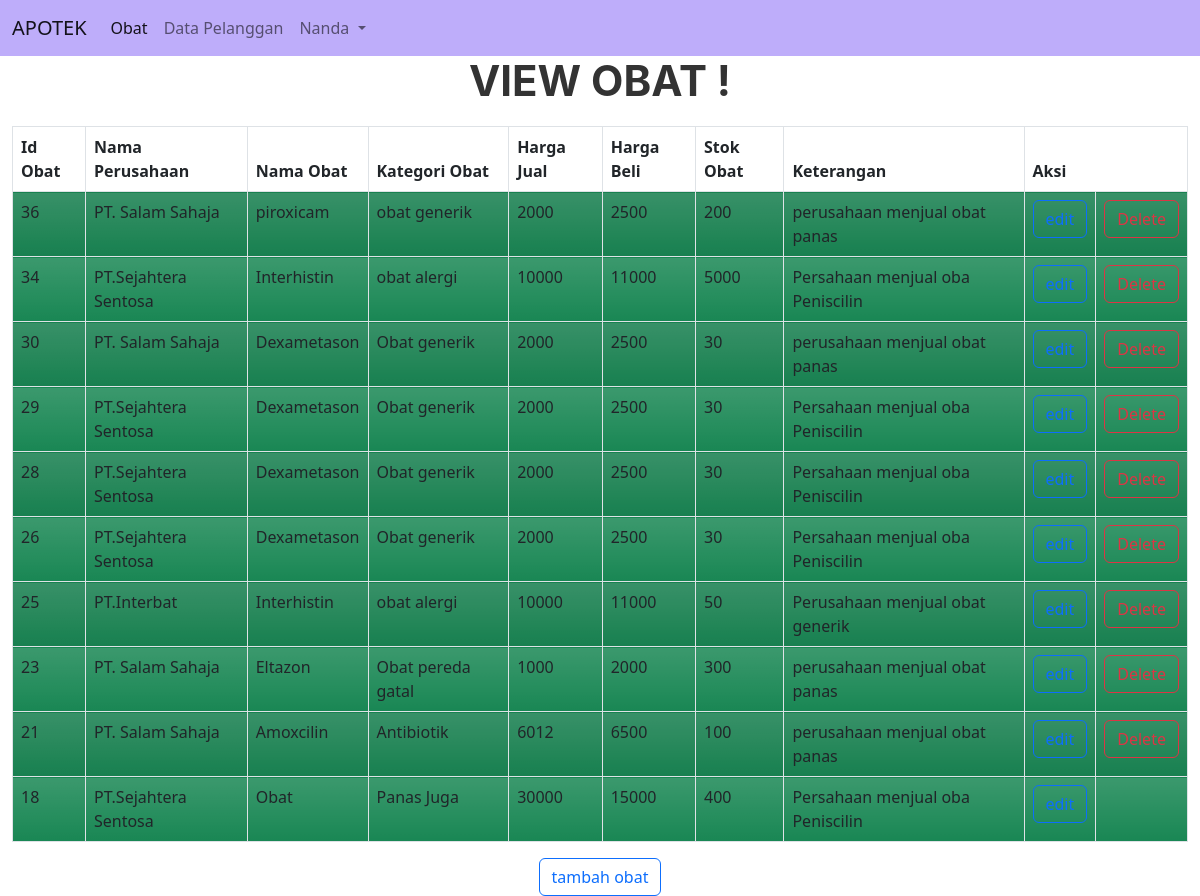
Page /Apotek2_Template/view/dashboard.php?page=obat (signed in) on the committed database.
### tables this page shows
CREATE TABLE `tb_obat` (
  `id_obat` int(4) NOT NULL,
  `id_supplier` int(4) NOT NULL,
  `namaobat` varchar(100) NOT NULL,
  `kategoriobat` varchar(50) NOT NULL,
  `hargajual` double NOT NULL,
  `hargabeli` double NOT NULL,
  `stok_obat` int(11) NOT NULL,
  `keterangan` text NOT NULL
);

CREATE TABLE `tb_supplier` (
  `id_supplier` int(4) NOT NULL,
  `perusahaan` varchar(100) NOT NULL,
  `telp` varchar(20) NOT NULL,
  `alamat` text NOT NULL,
  `keterangan` varchar(100) NOT NULL
);

### Apotek2_Template/view/view_obat.php (the view)
<center>
    <h1><b>VIEW OBAT !</b></h1>
    <div class="container-fluid">
        <table class="table table-striped table-fluid  table-hover table-bordered ">
            <thead>
                <tr>
                    <th>Id Obat</th>
                    <th>Nama Perusahaan</th>
                    <th>Nama Obat</th>
                    <th>Kategori Obat</th>
                    <th>Harga Jual</th>
                    <th>Harga Beli</th>
                    <th class=>Stok Obat</th>
                    <th>Keterangan</th>
                    <th colspan="2">Aksi</th>
                </tr>
            </thead>
            <?php
                $query = mysqli_query($koneksi, "SELECT * FROM tb_obat INNER JOIN tb_supplier USING(id_supplier) ORDER BY id_obat DESC");
                    while($baris = mysqli_fetch_assoc($query)){
                ?>
            <tr class="bg-success bg-gradient">
                <td><?= $baris['id_obat'];?></td>
                <td><?= $baris['perusahaan'];?></td>
                <td><?= $baris['namaobat'];?></td>
                <td><?= $baris['kategoriobat'];?></td>
                <td><?= $baris['hargajual'];?></td>
                <td><?= $baris['hargabeli'];?></td>
                <td><?= $baris['stok_obat'];?></td>
                <td><?= $baris['keterangan'];?></td>
                <td><a href="../update/edit_obat.php?idobat=<?= $baris['id_obat'];?>"
                        class="btn btn-outline-primary">edit</a></td>
                <?php
                    $idobat = $baris['id_obat'];
                    $hide_delete = mysqli_query($koneksi, "SELECT COUNT(*) as total FROM tb_obat INNER JOIN tb_detail_transaksi ON tb_obat.id_obat = tb_detail_transaksi.idobat WHERE tb_obat.id_obat = $idobat");
                    $cek = mysqli_fetch_row($hide_delete);
                    if($cek['0']==0){
                    ?>
                <td><a href="../delete/delete_obat.php?idobat=<?= $baris['id_obat'];?>"
                        class="btn btn-outline-danger">Delete</a></td>
                <?php
                    }else{
                        echo "<td></td>";
                    }
                    ?>
            </tr>
            <?php
                }
                ?>
        </table>
    </div>
    <a class="btn btn-outline-primary" href="../add/add_obat.php"> tambah obat</a>
</center>

### rows in the picture
tb_obat: id_obat "36", id_supplier.perusahaan "PT. Salam Sahaja", namaobat "piroxicam", kategoriobat "obat generik", hargajual "2000", hargabeli "2500", stok_obat "200", id_supplier.keterangan "perusahaan menjual obat panas"
tb_obat: id_obat "34", id_supplier.perusahaan "PT.Sejahtera Sentosa", namaobat "Interhistin", kategoriobat "obat alergi", hargajual "10000", hargabeli "11000", stok_obat "5000", id_supplier.keterangan "Persahaan menjual oba Peniscilin"
tb_obat: id_obat "30", id_supplier.perusahaan "PT. Salam Sahaja", namaobat "Dexametason", kategoriobat "Obat generik", hargajual "2000", hargabeli "2500", stok_obat "30", id_supplier.keterangan "perusahaan menjual obat panas"
tb_obat: id_obat "29", id_supplier.perusahaan "PT.Sejahtera Sentosa", namaobat "Dexametason", kategoriobat "Obat generik", hargajual "2000", hargabeli "2500", stok_obat "30", id_supplier.keterangan "Persahaan menjual oba Peniscilin"
tb_obat: id_obat "28", id_supplier.perusahaan "PT.Sejahtera Sentosa", namaobat "Dexametason", kategoriobat "Obat generik", hargajual "2000", hargabeli "2500", stok_obat "30", id_supplier.keterangan "Persahaan menjual oba Peniscilin"
tb_obat: id_obat "26", id_supplier.perusahaan "PT.Sejahtera Sentosa", namaobat "Dexametason", kategoriobat "Obat generik", hargajual "2000", hargabeli "2500", stok_obat "30", id_supplier.keterangan "Persahaan menjual oba Peniscilin"
tb_obat: id_obat "25", id_supplier.perusahaan "PT.Interbat", namaobat "Interhistin", kategoriobat "obat alergi", hargajual "10000", hargabeli "11000", stok_obat "50", id_supplier.keterangan "Perusahaan menjual obat generik"
tb_obat: id_obat "23", id_supplier.perusahaan "PT. Salam Sahaja", namaobat "Eltazon", kategoriobat "Obat pereda gatal", hargajual "1000", hargabeli "2000", stok_obat "300", id_supplier.keterangan "perusahaan menjual obat panas"
tb_obat: id_obat "21", id_supplier.perusahaan "PT. Salam Sahaja", namaobat "Amoxcilin", kategoriobat "Antibiotik", hargajual "6012", hargabeli "6500", stok_obat "100", id_supplier.keterangan "perusahaan menjual obat panas"
tb_obat: id_obat "18", id_supplier.perusahaan "PT.Sejahtera Sentosa", namaobat "Obat", kategoriobat "Panas Juga", hargajual "30000", hargabeli "15000", stok_obat "400", id_supplier.keterangan "Persahaan menjual oba Peniscilin"

### other values in the picture
$_SESSION['username'] "Nanda"
